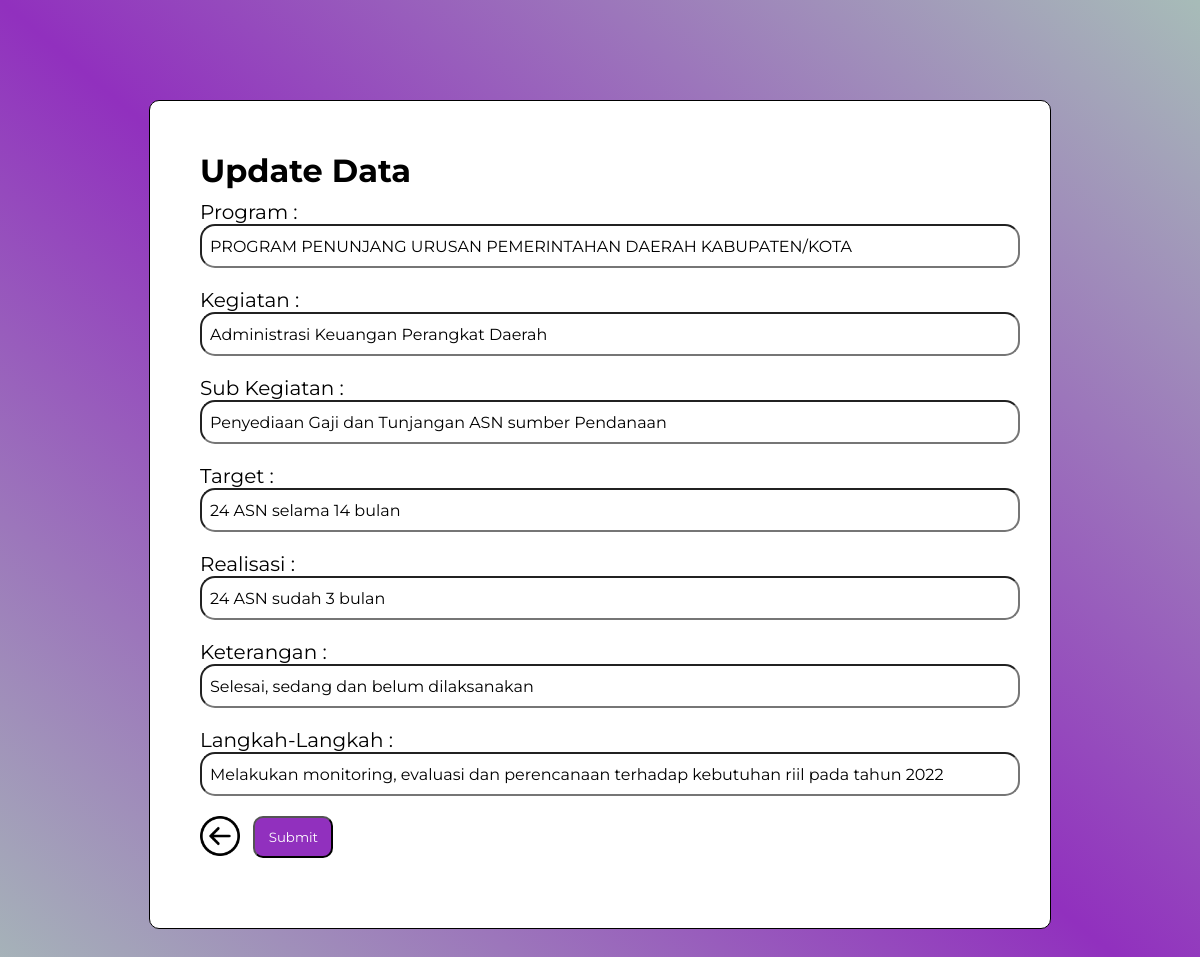
Screenshot of /proper/lang2022/update.php?id=1 (signed in) with the database file from the repository.
### tables this page shows
CREATE TABLE `langkah_2022` (
  `id` int(10) NOT NULL,
  `program` varchar(255) NOT NULL,
  `kegiatan` varchar(255) NOT NULL,
  `sub_kegiatan` varchar(255) NOT NULL,
  `target` varchar(255) NOT NULL,
  `realisasi` varchar(255) NOT NULL,
  `keterangan` varchar(255) NOT NULL,
  `langkah2` varchar(255) NOT NULL
);

### proper/lang2022/update.php (the view, shortened to what this page needs)
<!DOCTYPE html>
<html>
<head>
    <link rel="stylesheet" href="../style1.css">
</head>
<body>
<div class="container">
    <?php
    include "../../config.php";
    function input($data) {
        $data = trim($data);
        $data = stripslashes($data);
        $data = htmlspecialchars($data);
        return $data;
    }
    if (isset($_GET['id'])) {
        $id=input($_GET["id"]);
        $sql="SELECT * FROM langkah_2022 WHERE id=$id";
        $hasil=mysqli_query($conn,$sql);
        $data = mysqli_fetch_assoc($hasil);
    }
    ?>
    <h2>Update Data</h2>
    <form action="<?php echo htmlspecialchars($_SERVER["PHP_SELF"]);?>" method="post">
        <div class="form-group">
            <label>Program :</label>
            <input type="text" name="program" class="form-control" value="<?php echo $data['program']; ?>" placeholder="Masukan Program" required />
        </div>
        <div class="form-group">
            <label>Kegiatan :</label>
            <input type="text" name="kegiatan" class="form-control" value="<?php echo $data['kegiatan']; ?>" placeholder="Masukan Kegiatan" required/>
        </div>
        <div class="form-group">
            <label>Sub Kegiatan :</label>
            <input type="text" name="sub_kegiatan" class="form-control" value="<?php echo $data['sub_kegiatan']; ?>" placeholder="Masukan Sub Kegiatan"/>
        </div>
        <div class="form-group">
            <label>Target :</label>
            <input type="text" name="target" class="form-control" value="<?php echo $data['target']; ?>" placeholder="Masukan Target" />
        </div>
        <div class="form-group">
            <label>Realisasi :</label>
            <input type="text" name="realisasi" class="form-control" value="<?php echo $data['realisasi']; ?>" placeholder="Masukan Realisasi" />
        </div>
        <div class="form-group">
            <label>Keterangan :</label>
            <input type="text" name="keterangan" class="form-control" value="<?php echo $data['keterangan']; ?>" placeholder="Masukan Keterangan" required/>
        </div>
        <div class="form-group">
            <label>Langkah-Langkah :</label>
            <input type="text" name="langkah2" class="form-control" value="<?php echo $data['langkah2']; ?>" placeholder="Masukan Langkah-Langkah"/>
        </div>
        <div class="go">
        <a href="lihat.php" class="btn btn-outline-primary" role="button"><img width="40px" src="../img/back-button.png" alt=""></a>
        <button type="submit" name="submit" class="button">Submit</button>
        </div>
    </form>
</div>
</body>
</html>

### proper/style1.css (style rules this page uses)
* { padding: 0; margin: 0; font-family: 'Montserrat', sans-serif; }
body { background: linear-gradient(to right top ,#a7bcb8,#9130BE,#a7bcb8) }
.container { margin: 100px auto; width: 800px; padding: 50px; border: 1px solid #000; background: #fff; border-radius: 10px; }
.container label { color: #000; font-size: 20px; }
.container h2 { color: #000; padding-bottom: 10px; font-size: 32px; }
.form-group input { width: 100%; height: 24px; border-radius: 15px; font-size: 16px; text-align: left; padding: 8px; }
.form-group { padding-bottom: 20px; }
button { text-align: left; margin-left: 1em; margin-bottom: 20px; }
.button { color: white; padding: 11px; border-radius: 10px; width: 10%; background-color: #9130BE; text-align: center; }
.go { display: flex; }

### rows the page displays
langkah_2022: program "PROGRAM PENUNJANG URUSAN PEMERINTAHAN DAERAH KABUPATEN/KOTA", kegiatan "Administrasi Keuangan Perangkat Daerah", sub_kegiatan "Penyediaan Gaji dan Tunjangan ASN sumber Pendanaan", target "24 ASN selama 14 bulan", realisasi "24 ASN sudah 3 bulan", keterangan "Selesai, sedang dan belum dilaksanakan", langkah2 "Melakukan monitoring, evaluasi dan perencanaan terhadap kebutuhan riil pada tahun 2022"
